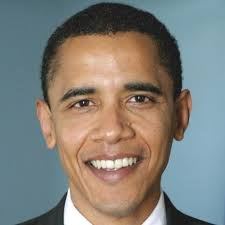
#> input picture test-images/obama.jpg, 225 x 225 px
$ python -i FaceDetector.py   (imports and definitions only)
#> lines starting #> are read from the running program, lines starting #| are printed output that depends on the picture
#> further down, picture is the input picture: shape (225, 225, 3); mean B, G, R 121, 127.4, 129.4
from collections import defaultdict

import cv2

class DetectionFeatures(object):
    def __init__(self):
        self.faces = []
        self.age = -1

class Eye(object):
    def __init__(self, img, rects):
        self.img = img
        self.rects = rects

    def annotate(self):
        for x in self.rects:
            cv2.rectangle(self.img, (x[0],x[1]), (x[0] + x[2], x[1] + x[3]),(255,0,0),2)

class Face(object):
    eye_cascade = cv2.CascadeClassifier('haar_models/haarcascade_eye.xml')

    def __init__(self, img, rect):
        self.img = img
        self.rect = rect
        self.eyes = defaultdict(list)

    def detectFeatures(self):
        grey =  cv2.cvtColor(self.img, cv2.COLOR_BGR2GRAY)
        self.eyes = self.eye_cascade.detectMultiScale(grey, 1.3, 5)

    def annotate(self):
        cv2.rectangle(self.img, (self.rect[0],self.rect[1]),
                (self.rect[0] + self.rect[2],self.rect[1] + self.rect[3]),(255,0,0),2)

    def __repr__(self):
        return "Face at rect: " + repr(self.rect) + " with %d eyes detected."%self.eyes

class FaceDetector(object):
    def __init__(self):
        self.face_cascade = cv2.CascadeClassifier('haar_models/haarcascade_frontalface_default.xml')

    def detectFeatures(self, img):
        img = cv2.resize(img, (400, int(400 * float(img.shape[0]) / float(img.shape[1]))))
        gray = cv2.cvtColor(img, cv2.COLOR_BGR2GRAY)
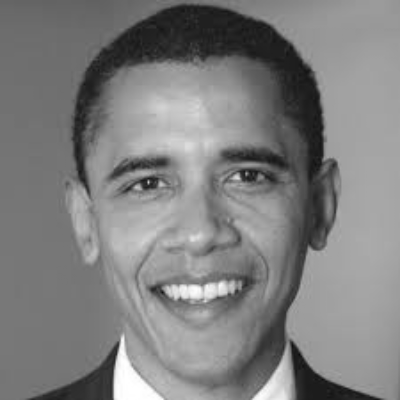
#> gray: shape (400, 400); min 11, max 255, mean 127.2
        faces = self.face_cascade.detectMultiScale(gray, 1.3, 5)
#> faces = [[63, 77, 268, 268]]
        result = DetectionFeatures()

        for face_rect in faces:
            face = Face(img, face_rect)
            face.detectFeatures()
            face.annotate()

            result.faces.append(face)
#> this loop made 1 pass
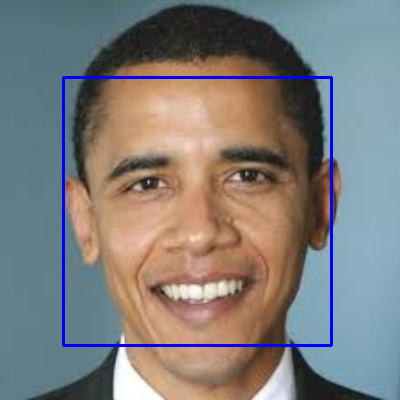
#> img: shape (400, 400, 3); mean of channels 0, 1, 2 123.7, 124.7, 126.7; drawn as B, G, R
#> after the loop, result.faces = 1 item

>>> import cv2
>>> picture = cv2.imread('test-images/obama.jpg')
>>> result = FaceDetector().detectFeatures(picture)
